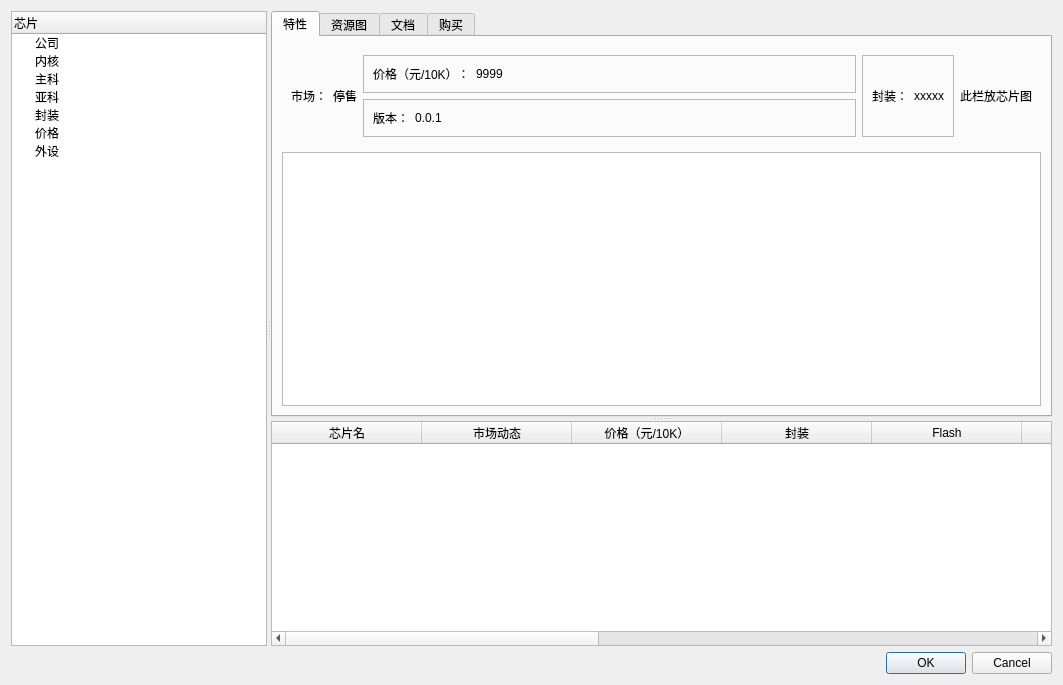
<?xml version="1.0" encoding="UTF-8"?>
<ui version="4.0">
 <class>DialogChooseMcu</class>
 <widget class="QDialog" name="DialogChooseMcu">
  <property name="geometry">
   <rect>
    <x>0</x>
    <y>0</y>
    <width>1063</width>
    <height>685</height>
   </rect>
  </property>
  <property name="windowTitle">
   <string>Dialog</string>
  </property>
  <layout class="QGridLayout" name="gridLayout">
   <item row="1" column="0">
    <widget class="QDialogButtonBox" name="buttonBox">
     <property name="orientation">
      <enum>Qt::Horizontal</enum>
     </property>
     <property name="standardButtons">
      <set>QDialogButtonBox::Cancel|QDialogButtonBox::Ok</set>
     </property>
    </widget>
   </item>
   <item row="0" column="0">
    <widget class="QSplitter" name="splitter">
     <property name="orientation">
      <enum>Qt::Horizontal</enum>
     </property>
     <widget class="TreeWidgetChooseMcuBoard" name="treeWidgetChooseMcuBoard">
      <property name="sizePolicy">
       <sizepolicy hsizetype="Minimum" vsizetype="Minimum">
        <horstretch>1</horstretch>
        <verstretch>0</verstretch>
       </sizepolicy>
      </property>
      <property name="maximumSize">
       <size>
        <width>16777215</width>
        <height>16777215</height>
       </size>
      </property>
      <column>
       <property name="text">
        <string>芯片</string>
       </property>
      </column>
      <item>
       <property name="text">
        <string>公司</string>
       </property>
      </item>
      <item>
       <property name="text">
        <string>内核</string>
       </property>
      </item>
      <item>
       <property name="text">
        <string>主科</string>
       </property>
      </item>
      <item>
       <property name="text">
        <string>亚科</string>
       </property>
      </item>
      <item>
       <property name="text">
        <string>封装</string>
       </property>
      </item>
      <item>
       <property name="text">
        <string>价格</string>
       </property>
      </item>
      <item>
       <property name="text">
        <string>外设</string>
       </property>
      </item>
     </widget>
     <widget class="QSplitter" name="splitter_2">
      <property name="sizePolicy">
       <sizepolicy hsizetype="Preferred" vsizetype="Expanding">
        <horstretch>4</horstretch>
        <verstretch>0</verstretch>
       </sizepolicy>
      </property>
      <property name="orientation">
       <enum>Qt::Vertical</enum>
      </property>
      <property name="childrenCollapsible">
       <bool>false</bool>
      </property>
      <widget class="QTabWidget" name="tabWidget">
       <property name="currentIndex">
        <number>0</number>
       </property>
       <widget class="QWidget" name="tab">
        <attribute name="title">
         <string>特性</string>
        </attribute>
        <layout class="QGridLayout" name="gridLayout_7">
         <item row="0" column="0">
          <widget class="QFrame" name="frame_2">
           <property name="frameShape">
            <enum>QFrame::NoFrame</enum>
           </property>
           <property name="frameShadow">
            <enum>QFrame::Raised</enum>
           </property>
           <layout class="QGridLayout" name="gridLayout_6">
            <item row="2" column="2">
             <widget class="QFrame" name="frame_4">
              <property name="sizePolicy">
               <sizepolicy hsizetype="Expanding" vsizetype="Preferred">
                <horstretch>0</horstretch>
                <verstretch>0</verstretch>
               </sizepolicy>
              </property>
              <property name="frameShape">
               <enum>QFrame::StyledPanel</enum>
              </property>
              <property name="frameShadow">
               <enum>QFrame::Raised</enum>
              </property>
              <layout class="QGridLayout" name="gridLayout_4">
               <item row="0" column="0">
                <widget class="QLabel" name="label_6">
                 <property name="text">
                  <string>版本：</string>
                 </property>
                </widget>
               </item>
               <item row="0" column="1">
                <widget class="QLabel" name="label_7">
                 <property name="sizePolicy">
                  <sizepolicy hsizetype="Expanding" vsizetype="Preferred">
                   <horstretch>0</horstretch>
                   <verstretch>0</verstretch>
                  </sizepolicy>
                 </property>
                 <property name="text">
                  <string>0.0.1</string>
                 </property>
                </widget>
               </item>
              </layout>
             </widget>
            </item>
            <item row="0" column="3" rowspan="3">
             <widget class="QFrame" name="frame_5">
              <property name="sizePolicy">
               <sizepolicy hsizetype="Minimum" vsizetype="Preferred">
                <horstretch>0</horstretch>
                <verstretch>0</verstretch>
               </sizepolicy>
              </property>
              <property name="frameShape">
               <enum>QFrame::StyledPanel</enum>
              </property>
              <property name="frameShadow">
               <enum>QFrame::Raised</enum>
              </property>
              <layout class="QGridLayout" name="gridLayout_5">
               <item row="0" column="0">
                <widget class="QLabel" name="label_8">
                 <property name="text">
                  <string>封装：</string>
                 </property>
                </widget>
               </item>
               <item row="0" column="1">
                <widget class="QLabel" name="label_9">
                 <property name="text">
                  <string>xxxxx</string>
                 </property>
                </widget>
               </item>
              </layout>
             </widget>
            </item>
            <item row="0" column="2" rowspan="2">
             <widget class="QFrame" name="frame_3">
              <property name="sizePolicy">
               <sizepolicy hsizetype="Expanding" vsizetype="Preferred">
                <horstretch>0</horstretch>
                <verstretch>0</verstretch>
               </sizepolicy>
              </property>
              <property name="frameShape">
               <enum>QFrame::StyledPanel</enum>
              </property>
              <property name="frameShadow">
               <enum>QFrame::Raised</enum>
              </property>
              <layout class="QGridLayout" name="gridLayout_2">
               <item row="0" column="0">
                <widget class="QLabel" name="label_4">
                 <property name="text">
                  <string>价格（元/10K）：</string>
                 </property>
                </widget>
               </item>
               <item row="0" column="1">
                <widget class="QLabel" name="label_5">
                 <property name="sizePolicy">
                  <sizepolicy hsizetype="Expanding" vsizetype="Preferred">
                   <horstretch>0</horstretch>
                   <verstretch>0</verstretch>
                  </sizepolicy>
                 </property>
                 <property name="text">
                  <string>9999</string>
                 </property>
                </widget>
               </item>
              </layout>
             </widget>
            </item>
            <item row="0" column="1" rowspan="3">
             <widget class="QLabel" name="label_3">
              <property name="sizePolicy">
               <sizepolicy hsizetype="Minimum" vsizetype="Preferred">
                <horstretch>0</horstretch>
                <verstretch>0</verstretch>
               </sizepolicy>
              </property>
              <property name="text">
               <string>停售</string>
              </property>
             </widget>
            </item>
            <item row="0" column="0" rowspan="3">
             <widget class="QLabel" name="label_2">
              <property name="sizePolicy">
               <sizepolicy hsizetype="Minimum" vsizetype="Preferred">
                <horstretch>0</horstretch>
                <verstretch>0</verstretch>
               </sizepolicy>
              </property>
              <property name="text">
               <string>市场：</string>
              </property>
             </widget>
            </item>
            <item row="0" column="4" rowspan="3">
             <widget class="QLabel" name="label">
              <property name="sizePolicy">
               <sizepolicy hsizetype="Preferred" vsizetype="Expanding">
                <horstretch>0</horstretch>
                <verstretch>0</verstretch>
               </sizepolicy>
              </property>
              <property name="sizeIncrement">
               <size>
                <width>0</width>
                <height>0</height>
               </size>
              </property>
              <property name="baseSize">
               <size>
                <width>0</width>
                <height>0</height>
               </size>
              </property>
              <property name="text">
               <string>此栏放芯片图</string>
              </property>
              <property name="scaledContents">
               <bool>true</bool>
              </property>
             </widget>
            </item>
           </layout>
          </widget>
         </item>
         <item row="1" column="0">
          <widget class="QTextBrowser" name="textBrowser">
           <property name="font">
            <font>
             <family>JetBrains Mono</family>
            </font>
           </property>
           <property name="openExternalLinks">
            <bool>true</bool>
           </property>
           <property name="openLinks">
            <bool>true</bool>
           </property>
          </widget>
         </item>
        </layout>
       </widget>
       <widget class="QWidget" name="tab_2">
        <attribute name="title">
         <string>资源图</string>
        </attribute>
       </widget>
       <widget class="QWidget" name="tab_3">
        <attribute name="title">
         <string>文档</string>
        </attribute>
       </widget>
       <widget class="QWidget" name="tab_4">
        <attribute name="title">
         <string>购买</string>
        </attribute>
       </widget>
      </widget>
      <widget class="TableWidegtMcuInfo" name="tableWidegtMcuInfo">
       <property name="selectionBehavior">
        <enum>QAbstractItemView::SelectRows</enum>
       </property>
       <property name="textElideMode">
        <enum>Qt::ElideNone</enum>
       </property>
       <property name="sortingEnabled">
        <bool>true</bool>
       </property>
       <attribute name="horizontalHeaderDefaultSectionSize">
        <number>150</number>
       </attribute>
       <column>
        <property name="text">
         <string>芯片名</string>
        </property>
       </column>
       <column>
        <property name="text">
         <string>市场动态</string>
        </property>
       </column>
       <column>
        <property name="text">
         <string>价格（元/10K）</string>
        </property>
       </column>
       <column>
        <property name="text">
         <string>封装</string>
        </property>
       </column>
       <column>
        <property name="text">
         <string>Flash</string>
        </property>
       </column>
       <column>
        <property name="text">
         <string>RAM</string>
        </property>
       </column>
       <column>
        <property name="text">
         <string>IO</string>
        </property>
       </column>
       <column>
        <property name="text">
         <string>频率</string>
        </property>
       </column>
       <column>
        <property name="text">
         <string>公司</string>
        </property>
       </column>
       <column>
        <property name="text">
         <string>内核</string>
        </property>
       </column>
       <column>
        <property name="text">
         <string>主科</string>
        </property>
       </column>
       <column>
        <property name="text">
         <string>亚科</string>
        </property>
       </column>
      </widget>
     </widget>
    </widget>
   </item>
  </layout>
 </widget>
 <customwidgets>
  <customwidget>
   <class>TableWidegtMcuInfo</class>
   <extends>QTableWidget</extends>
   <header>TableWidegtMcuInfo.h</header>
  </customwidget>
  <customwidget>
   <class>TreeWidgetChooseMcuBoard</class>
   <extends>QTreeWidget</extends>
   <header>TreeWidgetChooseMcuBoard.h</header>
  </customwidget>
 </customwidgets>
 <resources/>
 <connections/>
</ui>
